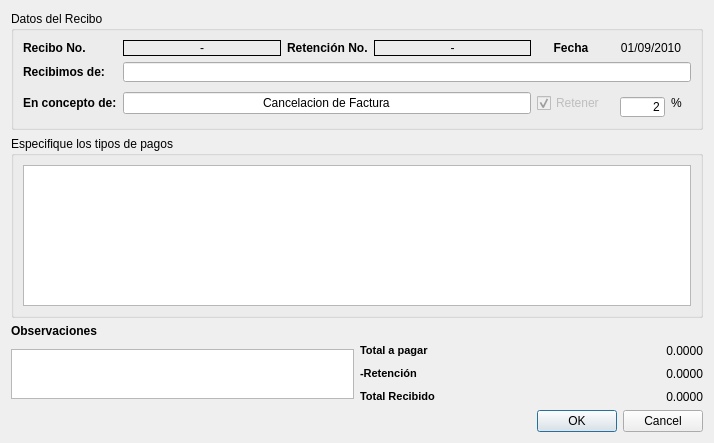
<?xml version="1.0" encoding="UTF-8"?>
<ui version="4.0">
 <class>dlgRecibo</class>
 <widget class="QDialog" name="dlgRecibo">
  <property name="geometry">
   <rect>
    <x>0</x>
    <y>0</y>
    <width>714</width>
    <height>443</height>
   </rect>
  </property>
  <property name="windowTitle">
   <string>Recibo</string>
  </property>
  <layout class="QVBoxLayout" name="verticalLayout">
   <item>
    <widget class="QGroupBox" name="groupBox_4">
     <property name="maximumSize">
      <size>
       <width>16777215</width>
       <height>140</height>
      </size>
     </property>
     <property name="title">
      <string>Datos del Recibo</string>
     </property>
     <layout class="QHBoxLayout" name="horizontalLayout">
      <item>
       <layout class="QGridLayout" name="gridLayout">
        <item row="0" column="0">
         <widget class="QLabel" name="label_2">
          <property name="sizePolicy">
           <sizepolicy hsizetype="Fixed" vsizetype="Preferred">
            <horstretch>0</horstretch>
            <verstretch>0</verstretch>
           </sizepolicy>
          </property>
          <property name="text">
           <string>&lt;b&gt;Recibo No.&lt;/b&gt;</string>
          </property>
         </widget>
        </item>
        <item row="0" column="1">
         <widget class="QLabel" name="lblnrec">
          <property name="sizePolicy">
           <sizepolicy hsizetype="MinimumExpanding" vsizetype="Fixed">
            <horstretch>0</horstretch>
            <verstretch>0</verstretch>
           </sizepolicy>
          </property>
          <property name="styleSheet">
           <string notr="true">border:1px solid #000</string>
          </property>
          <property name="text">
           <string>-</string>
          </property>
          <property name="alignment">
           <set>Qt::AlignCenter</set>
          </property>
         </widget>
        </item>
        <item row="0" column="2" colspan="2">
         <widget class="QLabel" name="label_7">
          <property name="enabled">
           <bool>true</bool>
          </property>
          <property name="sizePolicy">
           <sizepolicy hsizetype="Fixed" vsizetype="Preferred">
            <horstretch>0</horstretch>
            <verstretch>0</verstretch>
           </sizepolicy>
          </property>
          <property name="text">
           <string>&lt;b&gt;Retención No.&lt;/b&gt;</string>
          </property>
         </widget>
        </item>
        <item row="0" column="4">
         <widget class="QLabel" name="lblnreten">
          <property name="enabled">
           <bool>true</bool>
          </property>
          <property name="sizePolicy">
           <sizepolicy hsizetype="MinimumExpanding" vsizetype="Fixed">
            <horstretch>0</horstretch>
            <verstretch>0</verstretch>
           </sizepolicy>
          </property>
          <property name="maximumSize">
           <size>
            <width>16777215</width>
            <height>20</height>
           </size>
          </property>
          <property name="styleSheet">
           <string notr="true">border:1px solid #000</string>
          </property>
          <property name="text">
           <string>-</string>
          </property>
          <property name="alignment">
           <set>Qt::AlignCenter</set>
          </property>
         </widget>
        </item>
        <item row="0" column="5">
         <widget class="QLabel" name="label_5">
          <property name="sizePolicy">
           <sizepolicy hsizetype="Preferred" vsizetype="Preferred">
            <horstretch>0</horstretch>
            <verstretch>0</verstretch>
           </sizepolicy>
          </property>
          <property name="text">
           <string>&lt;b&gt;Fecha&lt;/b&gt;</string>
          </property>
          <property name="alignment">
           <set>Qt::AlignCenter</set>
          </property>
         </widget>
        </item>
        <item row="0" column="6">
         <widget class="QLabel" name="lblfecha">
          <property name="sizePolicy">
           <sizepolicy hsizetype="Preferred" vsizetype="Preferred">
            <horstretch>0</horstretch>
            <verstretch>0</verstretch>
           </sizepolicy>
          </property>
          <property name="text">
           <string>01/09/2010</string>
          </property>
          <property name="alignment">
           <set>Qt::AlignCenter</set>
          </property>
         </widget>
        </item>
        <item row="1" column="0">
         <widget class="QLabel" name="label">
          <property name="sizePolicy">
           <sizepolicy hsizetype="Fixed" vsizetype="Preferred">
            <horstretch>0</horstretch>
            <verstretch>0</verstretch>
           </sizepolicy>
          </property>
          <property name="text">
           <string>&lt;b&gt;Recibimos de:&lt;/b&gt;</string>
          </property>
         </widget>
        </item>
        <item row="1" column="1" colspan="6">
         <widget class="QLineEdit" name="txtcliente">
          <property name="sizePolicy">
           <sizepolicy hsizetype="Expanding" vsizetype="Minimum">
            <horstretch>0</horstretch>
            <verstretch>0</verstretch>
           </sizepolicy>
          </property>
          <property name="minimumSize">
           <size>
            <width>0</width>
            <height>20</height>
           </size>
          </property>
          <property name="readOnly">
           <bool>true</bool>
          </property>
         </widget>
        </item>
        <item row="2" column="0">
         <widget class="QLabel" name="label_6">
          <property name="sizePolicy">
           <sizepolicy hsizetype="Fixed" vsizetype="Preferred">
            <horstretch>0</horstretch>
            <verstretch>0</verstretch>
           </sizepolicy>
          </property>
          <property name="text">
           <string>&lt;b&gt;En concepto de:&lt;/b&gt;</string>
          </property>
          <property name="buddy">
           <cstring>txtconcepto</cstring>
          </property>
         </widget>
        </item>
        <item row="2" column="1" colspan="4">
         <widget class="QLineEdit" name="txtconcepto">
          <property name="sizePolicy">
           <sizepolicy hsizetype="MinimumExpanding" vsizetype="Fixed">
            <horstretch>0</horstretch>
            <verstretch>0</verstretch>
           </sizepolicy>
          </property>
          <property name="minimumSize">
           <size>
            <width>0</width>
            <height>20</height>
           </size>
          </property>
          <property name="styleSheet">
           <string notr="true"/>
          </property>
          <property name="text">
           <string>Cancelacion de Factura</string>
          </property>
          <property name="alignment">
           <set>Qt::AlignCenter</set>
          </property>
          <property name="dragEnabled">
           <bool>true</bool>
          </property>
          <property name="readOnly">
           <bool>true</bool>
          </property>
         </widget>
        </item>
        <item row="2" column="6">
         <widget class="QStackedWidget" name="swtasaret">
          <property name="sizePolicy">
           <sizepolicy hsizetype="MinimumExpanding" vsizetype="Preferred">
            <horstretch>0</horstretch>
            <verstretch>0</verstretch>
           </sizepolicy>
          </property>
          <property name="minimumSize">
           <size>
            <width>0</width>
            <height>30</height>
           </size>
          </property>
          <property name="maximumSize">
           <size>
            <width>80</width>
            <height>30</height>
           </size>
          </property>
          <property name="currentIndex">
           <number>1</number>
          </property>
          <widget class="QWidget" name="page_9">
           <layout class="QHBoxLayout" name="horizontalLayout_9">
            <item>
             <widget class="QComboBox" name="cbtasaret">
              <property name="minimumSize">
               <size>
                <width>0</width>
                <height>20</height>
               </size>
              </property>
              <property name="editable">
               <bool>false</bool>
              </property>
             </widget>
            </item>
            <item>
             <widget class="QLabel" name="label_8">
              <property name="text">
               <string>%</string>
              </property>
             </widget>
            </item>
           </layout>
          </widget>
          <widget class="QWidget" name="page_10">
           <layout class="QHBoxLayout" name="horizontalLayout_10">
            <item>
             <widget class="QLineEdit" name="txttasaret">
              <property name="sizePolicy">
               <sizepolicy hsizetype="MinimumExpanding" vsizetype="Fixed">
                <horstretch>0</horstretch>
                <verstretch>0</verstretch>
               </sizepolicy>
              </property>
              <property name="minimumSize">
               <size>
                <width>0</width>
                <height>20</height>
               </size>
              </property>
              <property name="styleSheet">
               <string notr="true"/>
              </property>
              <property name="text">
               <string>2</string>
              </property>
              <property name="alignment">
               <set>Qt::AlignRight|Qt::AlignTrailing|Qt::AlignVCenter</set>
              </property>
              <property name="dragEnabled">
               <bool>true</bool>
              </property>
              <property name="readOnly">
               <bool>true</bool>
              </property>
             </widget>
            </item>
            <item>
             <widget class="QLabel" name="label_9">
              <property name="text">
               <string>%</string>
              </property>
              <property name="alignment">
               <set>Qt::AlignLeading|Qt::AlignLeft|Qt::AlignVCenter</set>
              </property>
             </widget>
            </item>
           </layout>
          </widget>
         </widget>
        </item>
        <item row="2" column="5">
         <widget class="QCheckBox" name="ckretener">
          <property name="enabled">
           <bool>false</bool>
          </property>
          <property name="text">
           <string>Retener</string>
          </property>
          <property name="checked">
           <bool>true</bool>
          </property>
         </widget>
        </item>
       </layout>
      </item>
     </layout>
    </widget>
   </item>
   <item>
    <widget class="QGroupBox" name="groupBox_3">
     <property name="sizePolicy">
      <sizepolicy hsizetype="MinimumExpanding" vsizetype="Preferred">
       <horstretch>0</horstretch>
       <verstretch>0</verstretch>
      </sizepolicy>
     </property>
     <property name="title">
      <string>Especifique los tipos de pagos</string>
     </property>
     <layout class="QHBoxLayout" name="horizontalLayout_7">
      <item>
       <widget class="QTableView" name="tabledetails">
        <property name="sizePolicy">
         <sizepolicy hsizetype="Preferred" vsizetype="Preferred">
          <horstretch>0</horstretch>
          <verstretch>0</verstretch>
         </sizepolicy>
        </property>
        <property name="minimumSize">
         <size>
          <width>0</width>
          <height>70</height>
         </size>
        </property>
        <property name="editTriggers">
         <set>QAbstractItemView::NoEditTriggers</set>
        </property>
       </widget>
      </item>
     </layout>
    </widget>
   </item>
   <item>
    <widget class="QLabel" name="label_20">
     <property name="enabled">
      <bool>true</bool>
     </property>
     <property name="sizePolicy">
      <sizepolicy hsizetype="Fixed" vsizetype="Preferred">
       <horstretch>0</horstretch>
       <verstretch>0</verstretch>
      </sizepolicy>
     </property>
     <property name="text">
      <string>&lt;b&gt;Observaciones &lt;/b&gt;</string>
     </property>
    </widget>
   </item>
   <item>
    <layout class="QHBoxLayout" name="horizontalLayout_2">
     <item>
      <widget class="QPlainTextEdit" name="txtobservaciones">
       <property name="enabled">
        <bool>true</bool>
       </property>
       <property name="maximumSize">
        <size>
         <width>16777215</width>
         <height>50</height>
        </size>
       </property>
       <property name="readOnly">
        <bool>true</bool>
       </property>
      </widget>
     </item>
     <item>
      <layout class="QGridLayout" name="gridLayout_2">
       <item row="0" column="0">
        <widget class="QLabel" name="label_3">
         <property name="text">
          <string>&lt;!DOCTYPE HTML PUBLIC &quot;-//W3C//DTD HTML 4.0//EN&quot; &quot;http://www.w3.org/TR/REC-html40/strict.dtd&quot;&gt;
&lt;html&gt;&lt;head&gt;&lt;meta name=&quot;qrichtext&quot; content=&quot;1&quot; /&gt;&lt;style type=&quot;text/css&quot;&gt;
p, li { white-space: pre-wrap; }
&lt;/style&gt;&lt;/head&gt;&lt;body style=&quot; font-family:'MS Shell Dlg 2'; font-size:8.25pt; font-weight:400; font-style:normal;&quot;&gt;
&lt;p style=&quot; margin-top:0px; margin-bottom:0px; margin-left:0px; margin-right:0px; -qt-block-indent:0; text-indent:0px;&quot;&gt;&lt;span style=&quot; font-weight:600;&quot;&gt;Total a pagar&lt;/span&gt;&lt;/p&gt;&lt;/body&gt;&lt;/html&gt;</string>
         </property>
        </widget>
       </item>
       <item row="0" column="1">
        <widget class="QLabel" name="lbltotal">
         <property name="text">
          <string>0.0000</string>
         </property>
         <property name="alignment">
          <set>Qt::AlignRight|Qt::AlignTrailing|Qt::AlignVCenter</set>
         </property>
        </widget>
       </item>
       <item row="1" column="0">
        <widget class="QLabel" name="label_19">
         <property name="enabled">
          <bool>true</bool>
         </property>
         <property name="sizePolicy">
          <sizepolicy hsizetype="Fixed" vsizetype="Preferred">
           <horstretch>0</horstretch>
           <verstretch>0</verstretch>
          </sizepolicy>
         </property>
         <property name="text">
          <string>&lt;!DOCTYPE HTML PUBLIC &quot;-//W3C//DTD HTML 4.0//EN&quot; &quot;http://www.w3.org/TR/REC-html40/strict.dtd&quot;&gt;
&lt;html&gt;&lt;head&gt;&lt;meta name=&quot;qrichtext&quot; content=&quot;1&quot; /&gt;&lt;style type=&quot;text/css&quot;&gt;
p, li { white-space: pre-wrap; }
&lt;/style&gt;&lt;/head&gt;&lt;body style=&quot; font-family:'MS Shell Dlg 2'; font-size:8.25pt; font-weight:400; font-style:normal;&quot;&gt;
&lt;p style=&quot; margin-top:0px; margin-bottom:0px; margin-left:0px; margin-right:0px; -qt-block-indent:0; text-indent:0px;&quot;&gt;&lt;span style=&quot; font-size:8pt; font-weight:600;&quot;&gt;-Retención&lt;/span&gt;&lt;/p&gt;&lt;/body&gt;&lt;/html&gt;</string>
         </property>
        </widget>
       </item>
       <item row="1" column="1">
        <widget class="QLabel" name="lbltotalreten">
         <property name="enabled">
          <bool>true</bool>
         </property>
         <property name="sizePolicy">
          <sizepolicy hsizetype="MinimumExpanding" vsizetype="Fixed">
           <horstretch>0</horstretch>
           <verstretch>0</verstretch>
          </sizepolicy>
         </property>
         <property name="minimumSize">
          <size>
           <width>0</width>
           <height>20</height>
          </size>
         </property>
         <property name="styleSheet">
          <string notr="true"/>
         </property>
         <property name="text">
          <string>0.0000</string>
         </property>
         <property name="alignment">
          <set>Qt::AlignRight|Qt::AlignTrailing|Qt::AlignVCenter</set>
         </property>
        </widget>
       </item>
       <item row="2" column="0" rowspan="2">
        <widget class="QLabel" name="label_4">
         <property name="text">
          <string>&lt;!DOCTYPE HTML PUBLIC &quot;-//W3C//DTD HTML 4.0//EN&quot; &quot;http://www.w3.org/TR/REC-html40/strict.dtd&quot;&gt;
&lt;html&gt;&lt;head&gt;&lt;meta name=&quot;qrichtext&quot; content=&quot;1&quot; /&gt;&lt;style type=&quot;text/css&quot;&gt;
p, li { white-space: pre-wrap; }
&lt;/style&gt;&lt;/head&gt;&lt;body style=&quot; font-family:'MS Shell Dlg 2'; font-size:8.25pt; font-weight:400; font-style:normal;&quot;&gt;
&lt;p style=&quot; margin-top:0px; margin-bottom:0px; margin-left:0px; margin-right:0px; -qt-block-indent:0; text-indent:0px;&quot;&gt;&lt;span style=&quot; font-size:8pt; font-weight:600;&quot;&gt;Total Recibido&lt;/span&gt;&lt;/p&gt;&lt;/body&gt;&lt;/html&gt;</string>
         </property>
        </widget>
       </item>
       <item row="2" column="1" rowspan="2">
        <widget class="QLabel" name="lbltotalrecibo">
         <property name="text">
          <string>0.0000</string>
         </property>
         <property name="alignment">
          <set>Qt::AlignRight|Qt::AlignTrailing|Qt::AlignVCenter</set>
         </property>
        </widget>
       </item>
      </layout>
     </item>
    </layout>
   </item>
   <item>
    <widget class="QDialogButtonBox" name="buttonBox">
     <property name="orientation">
      <enum>Qt::Horizontal</enum>
     </property>
     <property name="standardButtons">
      <set>QDialogButtonBox::Cancel|QDialogButtonBox::Ok</set>
     </property>
    </widget>
   </item>
  </layout>
 </widget>
 <resources/>
 <connections>
  <connection>
   <sender>buttonBox</sender>
   <signal>accepted()</signal>
   <receiver>dlgRecibo</receiver>
   <slot>accept()</slot>
   <hints>
    <hint type="sourcelabel">
     <x>248</x>
     <y>254</y>
    </hint>
    <hint type="destinationlabel">
     <x>157</x>
     <y>274</y>
    </hint>
   </hints>
  </connection>
  <connection>
   <sender>buttonBox</sender>
   <signal>rejected()</signal>
   <receiver>dlgRecibo</receiver>
   <slot>reject()</slot>
   <hints>
    <hint type="sourcelabel">
     <x>316</x>
     <y>260</y>
    </hint>
    <hint type="destinationlabel">
     <x>286</x>
     <y>274</y>
    </hint>
   </hints>
  </connection>
 </connections>
</ui>
